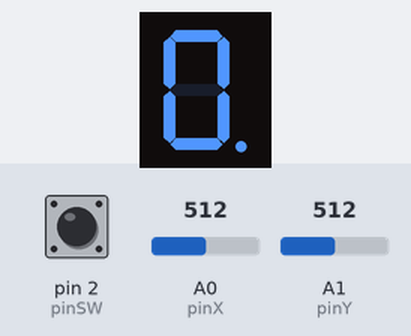
This sketch was run on a simulated Arduino Uno, built with avr-gcc and run on an emulated ATmega328P. Shown: 1-digit seven-segment display. Wiring (inferred from the names in the program): 1-digit 7-segment display, segments lit when LOW: segments pin 5, pin 6, pin 7, pin 8, pin 9, pin 10, pin 11, pin 4. The inputs (shaded band) are chosen by the test bench; at power-on: A1 (pinY) = 512, pin 2 (pinSW) HIGH, A0 (pinX) = 512. The segment pins are drawn as the display they are named for.

Above: at 1.25 s.
1.3 s: A1 (pinY) set to 390
At 2.2 s:
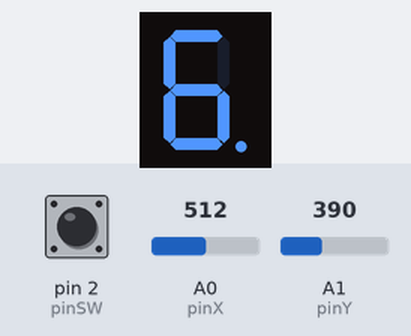
3.5 s: pin 2 (pinSW) pulled LOW for 0.15 s
At 4.5 s:
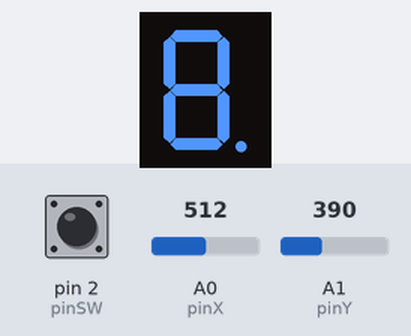
Timing chart, 0 to 6.5 s (numbered marks = the images above; inputs shaded):
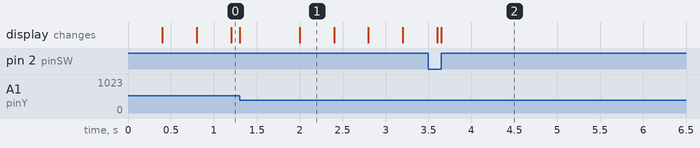

The sketch:

Homework_3.ino
```cpp
// declare all the joystick pins
const int pinSW = 2; // digital pin connected to switch output
const int pinX = A0; // A0 - analog pin connected to X output
const int pinY = A1; // A1 - analog pin connected to Y output

// declare all the segments pins
const int pinA = 4;
const int pinB = 5;
const int pinC = 6;
const int pinD = 7;
const int pinE = 8;
const int pinF = 9;
const int pinG = 10;
const int pinDP = 11;
const int inaccessible = -1;

const int segSize = 8;

byte dpState = LOW;
int xValue = 0;
int yValue = 0;

int minThreshold = 400;
int maxThreshold = 600;

int segments[segSize] = {
  pinA, pinB, pinC, pinD, pinE, pinF, pinG, pinDP
};

byte rememberLeds[segSize] = {
  LOW, LOW, LOW, LOW, LOW, LOW, LOW, LOW
};

//size of segmentMatrix
const int noOfMovements = 4;
const int noOfLeds = 8;

//start position and Oxy coordinates
int startOx = 2;
int startOy = 3;
int ox = startOx;
int oy = startOy;
int nextOx = 0;
int nextOy = 0;

//movement matrix
int segmentMatrix[noOfLeds][noOfMovements] = {
// up down left right
 {inaccessible, pinG, pinF, pinB}, // a
 {pinA, pinG, pinF, inaccessible}, // b
 {pinG, pinD, pinE, pinDP}, // c
 {pinG, inaccessible, pinE, pinC}, // d
 {pinG, pinD, inaccessible, pinC}, // e
 {pinA, pinG, inaccessible, pinB}, // f
 {pinA, pinD, inaccessible, inaccessible},// g
 {inaccessible, inaccessible, pinC, inaccessible} // dp
};

//for the movement and remembering of leds
const int blinkTime = 400;
unsigned long prevTime = 0;
byte highLed = HIGH;
bool buttonPressedOnce = false;
bool buttonPressedTwice = true;
int currentLed = 0;
int rememberLedsCorrespondingValue = 0;
bool joyMoved = false;

//for the readButton function
int buttonStatePrevious = LOW;
unsigned long minButtonLongPressDuration = 3000;
unsigned long buttonLongPressMillis;
bool buttonStateLongPress = false;
const int intervalButton;
unsigned long previousButtonMillis;
unsigned long buttonPressDuration;
unsigned long currentMillis;

void setup() {
  // initialize all the pins
  for (int i = 0; i < segSize; i++) {
    pinMode(segments[i], OUTPUT);
  }
  pinMode(pinSW, INPUT_PULLUP);
}

void loop() {
  if(buttonPressedOnce == false){
    stateOne();
  }
  else if(buttonPressedTwice == false){
    stateTwo();
  }
  if (xValue >= minThreshold && xValue <= maxThreshold && yValue >= minThreshold && yValue <= maxThreshold) {
    joyMoved = false;
  }
}

void stateOne(){
  readValues();

  readButton();

  //blink
  Blink();

  //move down
  if (xValue < minThreshold && joyMoved == false){
    moveDown();
    joyMoved = true;
  }
  //move up
  if (xValue > maxThreshold && joyMoved == false){
    moveUp();
    joyMoved = true;
  }
  //move left
  if(yValue < minThreshold && joyMoved == false){
    moveLeft();
    joyMoved = true;
  }
  //move right
  if(yValue > maxThreshold && joyMoved == false){
    moveRight();
    joyMoved = true;
  }
}

void stateTwo(){
  readValues();

  displayOnOrOff();

  //move left
  if (yValue < minThreshold && joyMoved == false){
    turnOnLed();
    joyMoved = true;
  }
  //move right
  if (yValue > maxThreshold && joyMoved == false){
    turnOffLed();
    joyMoved = true;
  }
  readButton();
}

void displayOnOrOff(){
  rememberLedsCorrespondingValue = segmentMatrix[ox][oy] - 4;
  digitalWrite(segmentMatrix[ox][oy], rememberLeds[rememberLedsCorrespondingValue]);
}

void turnOnLed(){
  rememberLeds[rememberLedsCorrespondingValue] = HIGH;
}

void turnOffLed(){
  rememberLeds[rememberLedsCorrespondingValue] = LOW;
}

void readValues(){
  xValue = analogRead(pinX);
  yValue = analogRead(pinY);
}

void moveDown(){
  nextOx = segmentMatrix[ox][oy] - 4;
  nextOy = 1;

  if(segmentMatrix[nextOx][nextOy] != inaccessible){
    digitalWrite(segmentMatrix[ox][oy], rememberLeds[nextOx]);
    ox = nextOx;
    oy = nextOy;
  }
}

void moveUp(){
  nextOx = segmentMatrix[ox][oy] - 4;
  nextOy = 0;

  if(segmentMatrix[nextOx][nextOy] != inaccessible){
    digitalWrite(segmentMatrix[ox][oy], rememberLeds[nextOx]);
    ox = nextOx;
    oy = nextOy;
  }
}

void moveLeft(){
  nextOx = segmentMatrix[ox][oy] - 4;
  nextOy = 2;

  if(segmentMatrix[nextOx][nextOy] != inaccessible){
    digitalWrite(segmentMatrix[ox][oy], rememberLeds[nextOx]);
    ox = nextOx;
    oy = nextOy;
  }
}

void moveRight(){
  nextOx = segmentMatrix[ox][oy] - 4;
  nextOy = 3;

  if(segmentMatrix[nextOx][nextOy] != inaccessible){
    digitalWrite(segmentMatrix[ox][oy], rememberLeds[nextOx]);
    ox = nextOx;
    oy = nextOy;
  }
}

void Blink(){
  currentLed = segmentMatrix[ox][oy];
  if(millis() - prevTime >= blinkTime){
      if(highLed == HIGH){
        digitalWrite(currentLed, highLed);
        highLed = LOW;
        prevTime = millis();
      }
      else{
        digitalWrite(currentLed, highLed);
        highLed = HIGH;
        prevTime = millis();
      }
    }
}

void readButton(){
  currentMillis = millis();

  if(currentMillis - previousButtonMillis > intervalButton){
    dpState = digitalRead(pinSW);
    dpState = !dpState;

    if(dpState == HIGH && buttonStatePrevious == LOW && !buttonStateLongPress){
      buttonLongPressMillis = currentMillis;
      buttonStatePrevious = HIGH;
    }

    buttonPressDuration = currentMillis - buttonLongPressMillis;

    //for the long pressing button
    if(dpState == HIGH && !buttonStateLongPress && buttonPressDuration >= minButtonLongPressDuration){
      buttonStateLongPress = true;

      if(buttonPressedOnce == false){
        resetLeds();
      }
    }

    if(dpState == LOW && buttonStatePrevious == HIGH){
      buttonStatePrevious = LOW;
      buttonStateLongPress = false;

      //for the short pressing button
      if(!buttonStateLongPress && buttonPressDuration < minButtonLongPressDuration){
        if(buttonPressedTwice == true){
          buttonPressedOnce = true;
          buttonPressedTwice = false;
        }
        else if(buttonPressedOnce == true){
          buttonPressedOnce = false;
          buttonPressedTwice = true;
        }
      }
    }
  }
}

void resetLeds(){
  for (int i = 0; i < segSize; i++) {
    currentLed = i + 4;
    rememberLeds[i] = LOW;
    digitalWrite(currentLed, LOW);
  }
  //reset position
  ox = startOx;
  oy = startOy;
  buttonPressedOnce = false;
}
```
